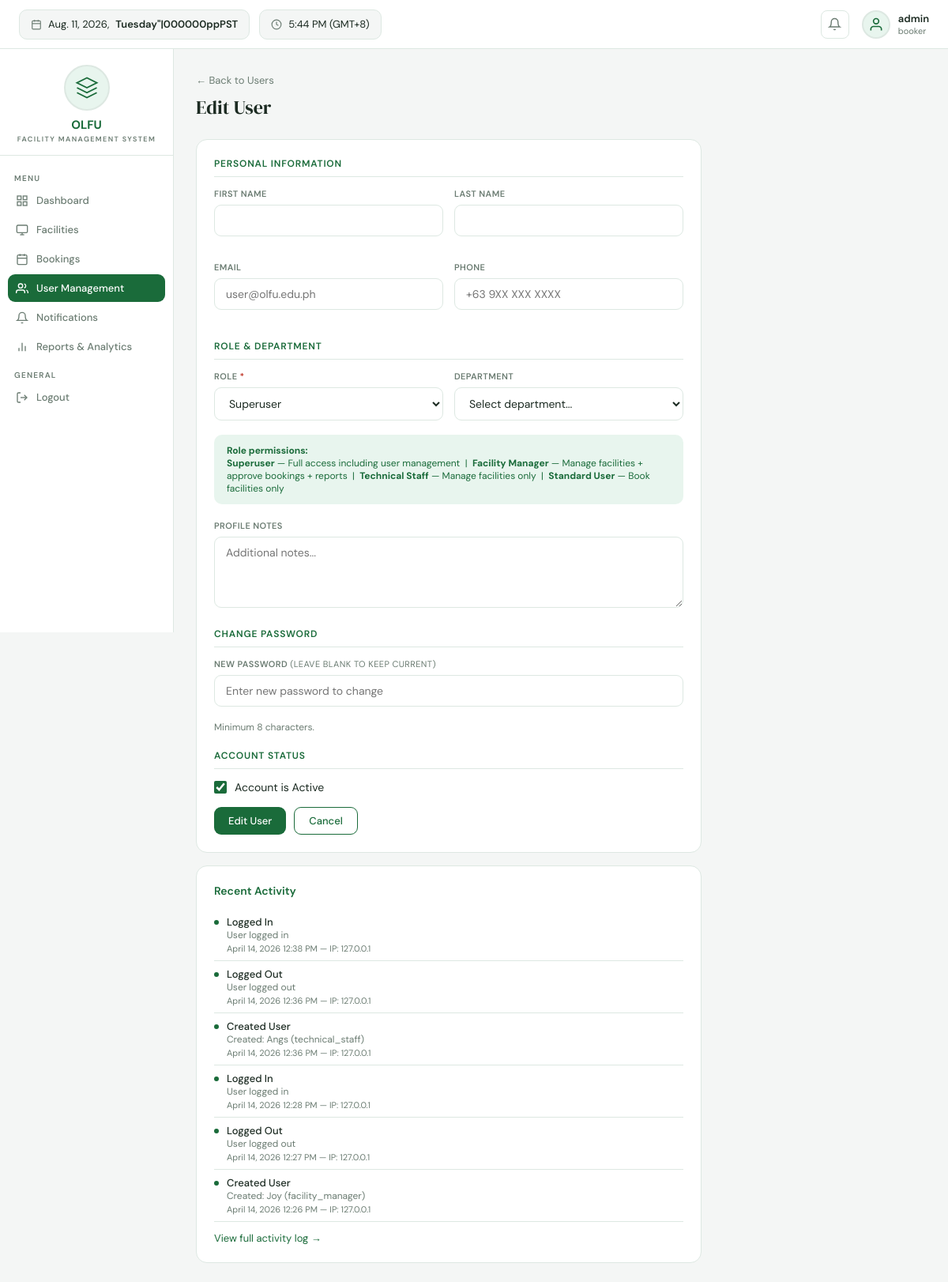
/users/1/edit/ (signed in), run on the app's committed database.
### apps/models.py (models this page shows, shortened)
class User(AbstractUser):
    SUPERUSER_ROLE = 'superuser'
    FACILITY_MANAGER = 'facility_manager'
    TECHNICAL_STAFF = 'technical_staff'
    STANDARD_USER = 'standard_user'
    ROLE_CHOICES = [
        (SUPERUSER_ROLE, 'Superuser'),
        (FACILITY_MANAGER, 'Facility Manager'),
        (TECHNICAL_STAFF, 'Technical Staff'),
        (STANDARD_USER, 'Standard User'),
    ]
    DEPARTMENT_CHOICES = [
        ('BSIT', 'BS Information Technology'),
        ('BSCS', 'BS Computer Science'),
        ('BSIS', 'BS Information Systems'),
        ('IT_DEPT', 'IT Department'),
        ('ADMIN', 'Administration'),
        ('OTHER', 'Other'),
    ]
    role = models.CharField(max_length=30, choices=ROLE_CHOICES, default=STANDARD_USER)
    department = models.CharField(max_length=30, choices=DEPARTMENT_CHOICES, blank=True, default='')
    phone = models.CharField(max_length=20, blank=True)
    profile_notes = models.TextField(blank=True)
    last_active = models.DateTimeField(null=True, blank=True)
    mfa_enabled = models.BooleanField(default=False)
    failed_login_attempts = models.PositiveIntegerField(default=0)
    is_locked = models.BooleanField(default=False)
    def can_manage_users(self):
        return self.role == self.SUPERUSER_ROLE or self.is_superuser
    def can_view_reports(self):
        return self.role in [self.SUPERUSER_ROLE, self.FACILITY_MANAGER] or self.is_superuser

class ActivityLog(models.Model):
    ACTION_CHOICES = [
        ('login','Logged In'),('logout','Logged Out'),('book','Created Booking'),
        ('cancel','Cancelled Booking'),('create_facility','Created Facility'),
        ('edit_facility','Edited Facility'),('approve','Approved Booking'),
        ('reject','Rejected Booking'),('create_user','Created User'),('edit_user','Edited User'),
    ]
    user = models.ForeignKey(User, on_delete=models.CASCADE, related_name='activity_logs')
    action = models.CharField(max_length=30, choices=ACTION_CHOICES)
    description = models.TextField(blank=True)
    ip_address = models.GenericIPAddressField(null=True, blank=True)
    created_at = models.DateTimeField(auto_now_add=True)
    class Meta:
        ordering = ['-created_at']

### apps/views.py (the view, shortened to what this page needs)
# urls.py: path('users/<int:pk>/edit/', views.user_edit_view, name='user_edit'),
@login_required(login_url='login')
@superuser_required
def user_edit_view(request, pk):
    edit_user = get_object_or_404(User, pk=pk)
    return render(request, 'user_form.html', {'action': 'Edit', 'edit_user': edit_user, 'role_choices': User.ROLE_CHOICES, 'dept_choices': User.DEPARTMENT_CHOICES, 'activity_logs': edit_user.activity_logs.all()[:10]})

### templates/user_form.html (shortened to what this page needs)
{% extends 'base.html' %}
{% block content %}
<div style="max-width:640px;">
  <div style="margin-bottom:24px;">
    <a href="{% url 'user_list' %}" style="font-size:13px;color:var(--muted);">← Back to Users</a>
    <div style="font-family:'DM Serif Display',serif;font-size:24px;margin-top:8px;">{{ action }} User</div>
  </div>
  <div class="card" style="margin-bottom:16px;">
    <form method="POST">
      <div style="font-size:12px;font-weight:600;color:var(--green);text-transform:uppercase;letter-spacing:.8px;margin-bottom:14px;padding-bottom:8px;border-bottom:1px solid var(--border);">Personal Information</div>
      <div style="display:grid;grid-template-columns:1fr 1fr;gap:14px;">
        <div class="form-group">
          <label class="form-label">First Name</label>
          <input type="text" name="first_name" class="form-control" value="{{ edit_user.first_name|default:'' }}"/>
        </div>
        <div class="form-group">
          <label class="form-label">Last Name</label>
          <input type="text" name="last_name" class="form-control" value="{{ edit_user.last_name|default:'' }}"/>
        </div>
        <div class="form-group">
          <label class="form-label">Email</label>
          <input type="email" name="email" class="form-control" value="{{ edit_user.email|default:'' }}" placeholder="user@olfu.edu.ph"/>
        </div>
        <div class="form-group">
          <label class="form-label">Phone</label>
          <input type="text" name="phone" class="form-control" value="{{ edit_user.phone|default:'' }}" placeholder="+63 9XX XXX XXXX"/>
        </div>
      </div>
      <div style="font-size:12px;font-weight:600;color:var(--green);text-transform:uppercase;letter-spacing:.8px;margin:20px 0 14px;padding-bottom:8px;border-bottom:1px solid var(--border);">Role & Department</div>
      <div style="display:grid;grid-template-columns:1fr 1fr;gap:14px;">
        <div class="form-group">
          <label class="form-label">Role <span style="color:var(--red);">*</span></label>
          <select name="role" class="form-control">
            {% for value, label in role_choices %}
            <option value="{{ value }}" {% if edit_user.role == value %}selected{% endif %}>{{ label }}</option>
            {% endfor %}
          </select>
        </div>
        <div class="form-group">
          <label class="form-label">Department</label>
          <select name="department" class="form-control">
            <option value="">Select department...</option>
          </select>
        </div>
      </div>
      <div style="background:var(--green-light);border-radius:10px;padding:12px 16px;font-size:12px;color:var(--green);margin-bottom:20px;">
        <strong>Role permissions:</strong><br>
        <strong>Superuser</strong> — Full access including user management &nbsp;|&nbsp;
        <strong>Facility Manager</strong> — Manage facilities + approve bookings + reports &nbsp;|&nbsp;
        <strong>Technical Staff</strong> — Manage facilities only &nbsp;|&nbsp;
        <strong>Standard User</strong> — Book facilities only
      </div>
      <div class="form-group">
        <label class="form-label">Profile Notes</label>
        <textarea name="profile_notes" class="form-control" placeholder="Additional notes...">{{ edit_user.profile_notes|default:'' }}</textarea>
      </div>
      <div style="font-size:12px;font-weight:600;color:var(--green);text-transform:uppercase;letter-spacing:.8px;margin:20px 0 14px;padding-bottom:8px;border-bottom:1px solid var(--border);">
        {% if action == 'Create' %}Set Password{% else %}Change Password{% endif %}
      </div>
      {% if action == 'Create' %}
      <div style="display:grid;grid-template-columns:1fr 1fr;gap:14px;">
        <div class="form-group">
          <label class="form-label">Password <span style="color:var(--red);">*</span></label>
          <input type="password" name="password" class="form-control" required minlength="8" id="pw1"/>
        </div>
        <div class="form-group">
          <label class="form-label">Confirm Password <span style="color:var(--red);">*</span></label>
          <input type="password" name="password_confirm" class="form-control" required id="pw2"/>
        </div>
      </div>
      <div style="font-size:12px;color:var(--muted);margin-bottom:16px;">Minimum 8 characters. Must not be too similar to username.</div>
      {% else %}
      <div class="form-group">
        <label class="form-label">New Password <span style="color:var(--muted);font-weight:400;">(leave blank to keep current)</span></label>
        <input type="password" name="new_password" class="form-control" minlength="8" placeholder="Enter new password to change"/>
      </div>
      <div style="font-size:12px;color:var(--muted);margin-bottom:16px;">Minimum 8 characters.</div>
      {% endif %}
      {% if action == 'Edit' %}
      <div style="font-size:12px;font-weight:600;color:var(--green);text-transform:uppercase;letter-spacing:.8px;margin:20px 0 14px;padding-bottom:8px;border-bottom:1px solid var(--border);">Account Status</div>
      <div style="display:flex;align-items:center;gap:10px;margin-bottom:16px;">
        <input type="checkbox" name="is_active" id="is_active" {% if edit_user.is_active %}checked{% endif %} style="width:16px;height:16px;accent-color:var(--green);"/>
        <label for="is_active" style="font-size:14px;cursor:pointer;">Account is Active</label>
      </div>
      {% endif %}
      <div style="display:flex;gap:10px;margin-top:8px;">
        <button type="submit" class="btn btn-primary">{{ action }} User</button>
        <a href="{% url 'user_list' %}" class="btn btn-outline">Cancel</a>
      </div>
    </form>
  </div>
  {% if action == 'Edit' and activity_logs %}
  <div class="card">
    <div class="card-title" style="margin-bottom:14px;">Recent Activity</div>
    {% for log in activity_logs %}
    <div style="display:flex;align-items:flex-start;gap:10px;padding:8px 0;border-bottom:1px solid var(--border);">
      <div style="width:6px;height:6px;border-radius:50%;background:var(--green);margin-top:6px;flex-shrink:0;"></div>
      <div style="flex:1;">
        <div style="font-size:13px;font-weight:500;">{{ log.get_action_display }}</div>
        {% if log.description %}<div style="font-size:12px;color:var(--muted);">{{ log.description }}</div>{% endif %}
        <div style="font-size:11px;color:var(--muted);margin-top:2px;">{{ log.created_at|date:"N j, Y g:i A" }} {% if log.ip_address %}— IP: {{ log.ip_address }}{% endif %}</div>
      </div>
    </div>
    {% endfor %}
    <a href="{% url 'user_activity' edit_user.pk %}" style="font-size:13px;color:var(--green);display:block;margin-top:12px;">View full activity log →</a>
  </div>
  {% endif %}
</div>
{% endblock %}

### templates/base.html (shortened to what this page needs)
<!DOCTYPE html>
<html lang="en">
<head>
</head>
<body>
<div class="topbar">
  <div class="topbar-pill">
    <svg fill="none" viewBox="0 0 24 24" stroke="currentColor" stroke-width="2"><rect x="3" y="4" width="18" height="18" rx="2"/><line x1="16" y1="2" x2="16" y2="6"/><line x1="8" y1="2" x2="8" y2="6"/><line x1="3" y1="10" x2="21" y2="10"/></svg>
    {% now "N j, Y" %}, <b>{% now "l"|upper %}</b>
  </div>
  <div class="topbar-pill">
    <svg fill="none" viewBox="0 0 24 24" stroke="currentColor" stroke-width="2"><circle cx="12" cy="12" r="10"/><polyline points="12 6 12 12 16 14"/></svg>
    {% now "g:i A" %} (GMT+8)
  </div>
  {% if user.is_authenticated %}
  <a href="{% url 'notifications' %}" class="topbar-icon">
    <svg fill="none" viewBox="0 0 24 24" stroke="currentColor" stroke-width="2"><path d="M18 8A6 6 0 0 0 6 8c0 7-3 9-3 9h18s-3-2-3-9"/><path d="M13.73 21a2 2 0 0 1-3.46 0"/></svg>
  </a>
  <div class="topbar-user">
    <div class="topbar-avatar"><svg fill="none" viewBox="0 0 24 24" stroke="currentColor" stroke-width="2"><path d="M20 21v-2a4 4 0 0 0-4-4H8a4 4 0 0 0-4 4v2"/><circle cx="12" cy="7" r="4"/></svg></div>
    <div>
      <div class="topbar-name">{{ user.get_full_name|default:user.username }}</div>
      <div class="topbar-role">{{ user.get_role_display }}</div>
    </div>
  </div>
  {% endif %}
</div>
<div class="layout">
  {% if user.is_authenticated %}
  <div class="sidebar">
    <div class="sidebar-logo">
      <div class="logo-circle">
        <svg viewBox="0 0 24 24" fill="none" stroke="currentColor" stroke-width="1.5"><path d="M12 2L2 7l10 5 10-5-10-5z"/><path d="M2 17l10 5 10-5"/><path d="M2 12l10 5 10-5"/></svg>
      </div>
      <div class="logo-name">OLFU</div>
      <div class="logo-sub">Facility Management System</div>
    </div>
    <div class="sidebar-nav">
      <div class="nav-label">Menu</div>
      <a href="{% url 'dashboard' %}" class="nav-item {% if request.resolver_match.url_name == 'dashboard' %}active{% endif %}">
        <svg fill="none" viewBox="0 0 24 24" stroke="currentColor" stroke-width="2"><rect x="3" y="3" width="7" height="7"/><rect x="14" y="3" width="7" height="7"/><rect x="14" y="14" width="7" height="7"/><rect x="3" y="14" width="7" height="7"/></svg>
        Dashboard
      </a>
      <a href="{% url 'facilities' %}" class="nav-item {% if 'facilit' in request.resolver_match.url_name %}active{% endif %}">
        <svg fill="none" viewBox="0 0 24 24" stroke="currentColor" stroke-width="2"><rect x="2" y="3" width="20" height="14" rx="2"/><line x1="8" y1="21" x2="16" y2="21"/><line x1="12" y1="17" x2="12" y2="21"/></svg>
        Facilities
      </a>
      <a href="{% url 'bookings' %}" class="nav-item {% if 'booking' in request.resolver_match.url_name %}active{% endif %}">
        <svg fill="none" viewBox="0 0 24 24" stroke="currentColor" stroke-width="2"><rect x="3" y="4" width="18" height="18" rx="2"/><line x1="16" y1="2" x2="16" y2="6"/><line x1="8" y1="2" x2="8" y2="6"/><line x1="3" y1="10" x2="21" y2="10"/></svg>
        Bookings
      </a>
      {% if user.can_manage_users %}
      <a href="{% url 'user_list' %}" class="nav-item {% if 'user' in request.resolver_match.url_name %}active{% endif %}">
        <svg fill="none" viewBox="0 0 24 24" stroke="currentColor" stroke-width="2"><path d="M17 21v-2a4 4 0 0 0-4-4H5a4 4 0 0 0-4 4v2"/><circle cx="9" cy="7" r="4"/><path d="M23 21v-2a4 4 0 0 0-3-3.87"/><path d="M16 3.13a4 4 0 0 1 0 7.75"/></svg>
        User Management
      </a>
      {% endif %}
      <a href="{% url 'notifications' %}" class="nav-item {% if request.resolver_match.url_name == 'notifications' %}active{% endif %}">
        <svg fill="none" viewBox="0 0 24 24" stroke="currentColor" stroke-width="2"><path d="M18 8A6 6 0 0 0 6 8c0 7-3 9-3 9h18s-3-2-3-9"/><path d="M13.73 21a2 2 0 0 1-3.46 0"/></svg>
        Notifications
      </a>
      {% if user.can_view_reports %}
      <a href="{% url 'reports' %}" class="nav-item {% if request.resolver_match.url_name == 'reports' %}active{% endif %}">
        <svg fill="none" viewBox="0 0 24 24" stroke="currentColor" stroke-width="2"><line x1="18" y1="20" x2="18" y2="10"/><line x1="12" y1="20" x2="12" y2="4"/><line x1="6" y1="20" x2="6" y2="14"/></svg>
        Reports & Analytics
      </a>
      {% endif %}
      <div class="nav-label" style="margin-top:12px;">General</div>
      <a href="{% url 'logout' %}" class="nav-item">
        <svg fill="none" viewBox="0 0 24 24" stroke="currentColor" stroke-width="2"><path d="M9 21H5a2 2 0 0 1-2-2V5a2 2 0 0 1 2-2h4"/><polyline points="16 17 21 12 16 7"/><line x1="21" y1="12" x2="9" y2="12"/></svg>
        Logout
      </a>
    </div>
  </div>
  {% endif %}
  <div class="main">
    {% block content %}{% endblock %}
  </div>
</div>
</body>
</html>

### data on the page
User: get_full_name "admin", role "booker", is_active "☑"
ActivityLog: action "Logged In", description "User logged in", created_at "April 14, 2026 12:38 PM", ip_address "127.0.0.1"
ActivityLog: action "Logged Out", description "User logged out", created_at "April 14, 2026 12:36 PM", ip_address "127.0.0.1"
ActivityLog: action "Created User", description "Created: Angs (technical_staff)", created_at "April 14, 2026 12:36 PM", ip_address "127.0.0.1"
ActivityLog: action "Logged In", description "User logged in", created_at "April 14, 2026 12:28 PM", ip_address "127.0.0.1"
ActivityLog: action "Logged Out", description "User logged out", created_at "April 14, 2026 12:27 PM", ip_address "127.0.0.1"
ActivityLog: action "Created User", description "Created: Joy (facility_manager)", created_at "April 14, 2026 12:26 PM", ip_address "127.0.0.1"

### other printed values
{{ action }} "Edit"
form field role "Superuser"
